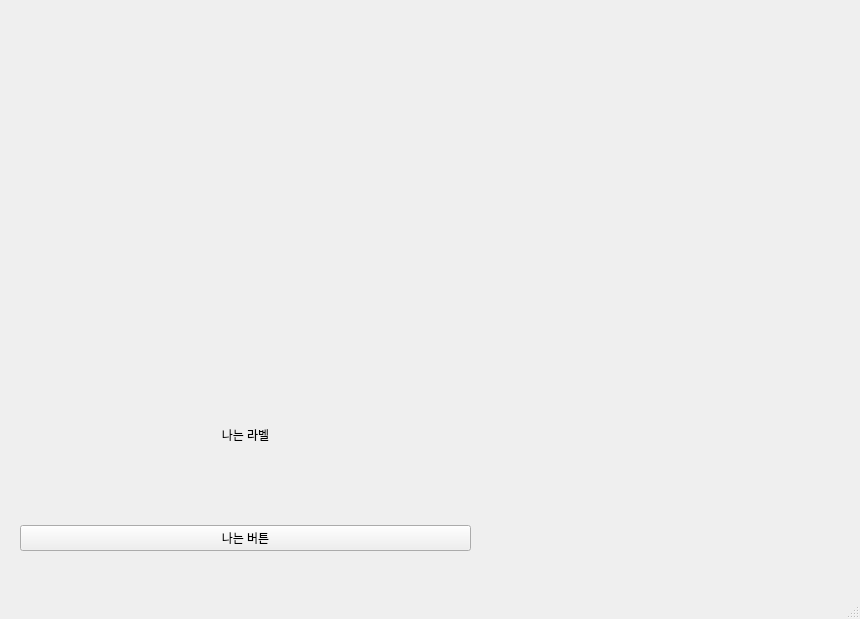
<?xml version="1.0" encoding="UTF-8"?>
<ui version="4.0">
 <class>MainWindow</class>
 <widget class="QMainWindow" name="MainWindow">
  <property name="geometry">
   <rect>
    <x>0</x>
    <y>0</y>
    <width>860</width>
    <height>619</height>
   </rect>
  </property>
  <property name="windowTitle">
   <string>MainWindow</string>
  </property>
  <widget class="QWidget" name="centralwidget">
   <widget class="QWidget" name="verticalLayoutWidget">
    <property name="geometry">
     <rect>
      <x>20</x>
      <y>10</y>
      <width>451</width>
      <height>321</height>
     </rect>
    </property>
    <layout class="QVBoxLayout" name="layer01"/>
   </widget>
   <widget class="QWidget" name="verticalLayoutWidget_2">
    <property name="geometry">
     <rect>
      <x>20</x>
      <y>350</y>
      <width>451</width>
      <height>201</height>
     </rect>
    </property>
    <layout class="QVBoxLayout" name="layer02">
     <item>
      <widget class="QLabel" name="label01">
       <property name="maximumSize">
        <size>
         <width>80000</width>
         <height>90000</height>
        </size>
       </property>
       <property name="text">
        <string>나는 라벨</string>
       </property>
       <property name="alignment">
        <set>Qt::AlignmentFlag::AlignCenter</set>
       </property>
      </widget>
     </item>
     <item>
      <widget class="QPushButton" name="pushButton">
       <property name="text">
        <string>나는 버튼</string>
       </property>
      </widget>
     </item>
    </layout>
   </widget>
  </widget>
  <widget class="QMenuBar" name="menubar">
   <property name="geometry">
    <rect>
     <x>0</x>
     <y>0</y>
     <width>860</width>
     <height>27</height>
    </rect>
   </property>
  </widget>
  <widget class="QStatusBar" name="statusbar"/>
 </widget>
 <resources/>
 <connections/>
</ui>
